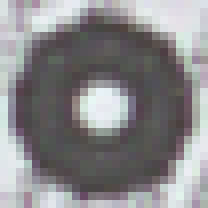
#> input picture data/input/templates/1/blue_3.tif, 26 x 26 px (shown 8 times larger); its folder holds only this picture in this run
$ python -i map_align.py   (imports and definitions only)
#> lines starting #> are read from the running program, lines starting #| are printed output that depends on the picture
#> further down, picture is the input picture: shape (26, 26, 3); mean B, G, R 137.8, 135.6, 136.8
# ============================================================
# File: map_align.py
# Author: Spaska Forteva
# Last modified on: 2024-03-13 by Spaska Forteva
#
# Description:
# This script performs geometric alignment of extracted map images
# using feature-based image matching.
#
# It uses ORB (Oriented FAST and Rotated BRIEF) keypoints to detect
# corresponding features between an input image and a reference template.
# A homography transformation is then computed to align the input map
# to the template coordinate system.
#
# The script processes multiple map types and ensures that all extracted
# maps are spatially consistent, which is a crucial prerequisite for
# downstream steps such as point detection and georeferencing.
# ============================================================

# ------------------------------------------------------------
# Import required libraries
# ------------------------------------------------------------
# OpenCV (cv2): feature detection, matching, homography, warping
# PIL: image loading and saving
# numpy: numerical operations
# imutils: image resizing for debugging visualization
# glob/os: file system handling
# ------------------------------------------------------------

import PIL
import numpy as np
import imutils
import cv2
import os
import glob
from PIL import Image

# ------------------------------------------------------------
# Align a single image to a reference template
# ------------------------------------------------------------
# Core idea:
# Detect feature correspondences between the input image and a
# reference template, then compute a homography transformation
# to geometrically align the image.
#
# Key steps:
# - Convert images to grayscale
# - Detect ORB keypoints and descriptors
# - Match descriptors using brute-force Hamming distance
# - Keep only the best matches (based on distance ranking)
# - Compute homography using RANSAC (robust to outliers)
# - Warp the input image into template space
#
# Important design decisions:
# - ORB is used because it is fast and does not require licensing
# - Only a percentage of best matches is kept to reduce noise
# - RANSAC ensures robustness against incorrect matches
#
# Output:
# - Aligned image saved to output directory
#
# Returns:
# - True if alignment succeeded
# - False if matching or homography fails
# ------------------------------------------------------------
# [97 lines left out: function align_images, not called in this run]


def compute_angle(image):
    gray = cv2.cvtColor(image, cv2.COLOR_BGR2GRAY)
    edges = cv2.Canny(gray, 50, 150)
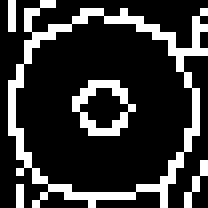
#> edges: shape (26, 26) (shown 8 times larger); 20.9% white in thin lines or dots

    lines = cv2.HoughLines(edges, 1, np.pi/180, 150)
#> lines = None

    if lines is None or len(lines) < 10:
        return 0  # 🔥 zu wenig Linien → kein Vertrauen

    angles = []

    for rho, theta in lines[:, 0]:
        angle = (theta * 180 / np.pi) - 90
        angles.append(angle)

    angles = np.array(angles)

    # 🔥 nur stabile Winkel behalten
    median = np.median(angles)
    deviation = np.std(angles)

    if deviation > 10:
        return 0  # 🔥 zu chaotisch → ignorieren

    return median

def is_map_rotated(image, angle_threshold=2):
    angle = compute_angle(image)
    return abs(angle) > angle_threshold

# [136 lines left out: functions alignment_quality_ok, align_images_directory, not called in this run]

>>> import cv2
>>> picture = cv2.imread('../../data/input/templates/1/blue_3.tif')
>>> result = compute_angle(picture)
#> result = 0

$ run again, on data/input/templates/1/green_1.tif
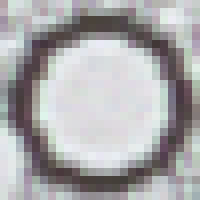
#> input picture data/input/templates/1/green_1.tif, 25 x 25 px (shown 8 times larger)
#> picture is the input picture: shape (25, 25, 3); mean B, G, R 171.1, 169.4, 170.3
#> in compute_angle, `edges = cv2.Canny(gray, 50, 150)`:
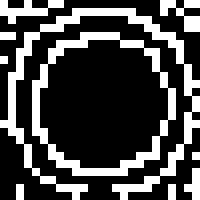
#> edges: shape (25, 25) (shown 8 times larger); 28.2% white in thin lines or dots
#> lines = None
#> result = 0
